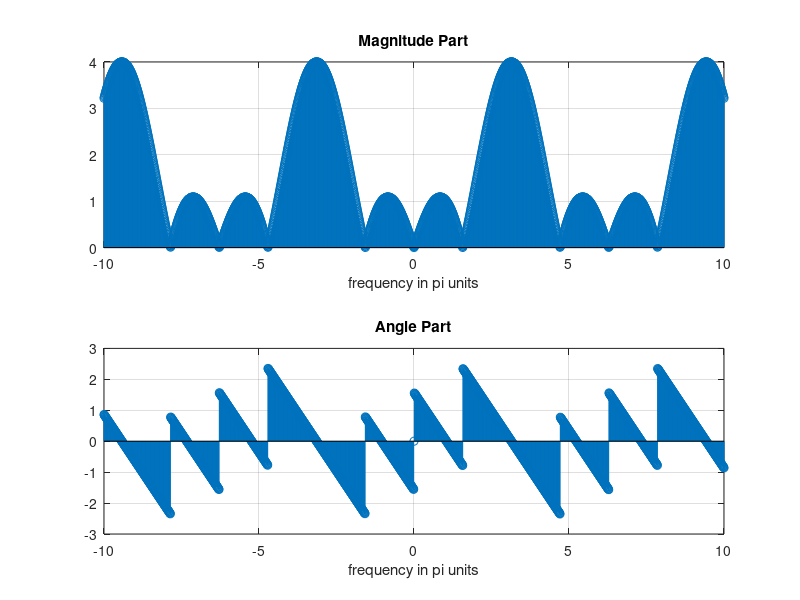

MATLAB code to generate this figure: (Note: this script raises an error after producing the figure.)
clc
clear all
K = 50;
k=0:K;
n=0:3;
x = cos(n*pi);

%% part i

w = -10:0.01:10;    % frequency scope for X(e^jW)

X_W =  1 - exp(-j*w) + exp(-2j*w) - ...
    exp(-3j*w); % computed with the well known Fourier transform formula

magX = abs(X_W); % magnitude
angX = angle(X_W); % phase
% draw the result
figure(1) 

subplot(2,1,1); stem(w,magX);grid
xlabel('frequency in pi units'); title('Magnitude Part')
subplot(2,1,2)
stem(w,angX);grid
xlabel('frequency in pi units'); title('Angle Part')
%% part ii
figure(2)
X = DFT(x,n);
magX = abs(X); angX = angle(X);
realX = real(X); imagX = imag(X);
subplot(2,1,1); stem(k/K,magX);grid
xlabel('frequency in pi units'); title('Magnitude Part')
subplot(2,1,2); stem(k/K,angX/pi);grid
xlabel('frequency in pi units'); title('Angle Part')

% part iii
figure(3)
cnt = 1;
for N=[4 8 16]   
n=0:N;
x = cos(n*pi);
X = DFT(x,n);
magX = abs(X); angX = angle(X);
realX = real(X); imagX = imag(X);
subplot(3,2,cnt); stem(k/K,magX);grid
 cnt = cnt+1;
xlabel('frequency in pi units'); title(['Magnitude Part ',num2str(N),' point'])
subplot(3,2,cnt); plot(k/K,angX/pi);grid
xlabel('frequency in pi units'); title(['Angle Part for ',num2str(N),' point'])
 cnt = cnt+1;
end



